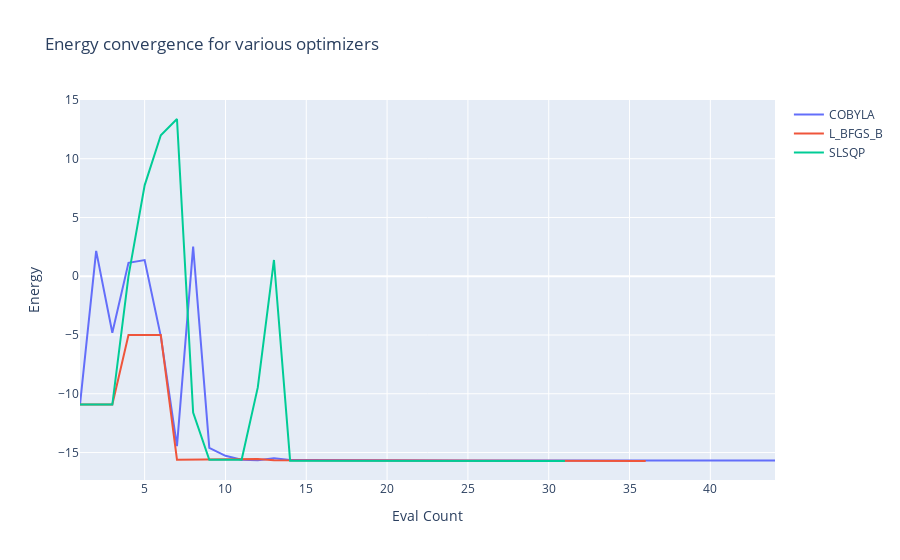

This figure's notebook cell:
### Markdown cell above
# Results Graph

### Code cell
fig = go.Figure()
for i, optimizer in enumerate(optimizers):
    fig.add_trace(go.Scatter(x=converge_cnts[i], y=converge_vals[i], name=type(optimizer).__name__))
    
fig.update_layout(title='Energy convergence for various optimizers',
                   xaxis_title='Eval Count',
                   yaxis_title='Energy')
fig.show()

### Figure 1 — Plotly figure (JSON) as saved in the notebook; plotly's stock layout.template omitted (floating-point values rounded to 4 significant figures)
{"data": [{"name": "COBYLA", "type": "scatter", "x": [1, 2, 3, 4, 5, 6, 7, 8, 9, 10, 11, 12, 13, 14, 15, 16, 17, 18, 19, 20, 21, 22, 23, 24, 25, 26, 27, 28, 29, 30, 31, 32, 33, 34, 35, 36, 37, 38, 39, 40, 41, 42, 43, 44], "y": [-10.91, 2.164, -4.802, 1.139, 1.375, -5.119, -14.46, 2.525, -14.61, -15.28, -15.61, -15.65, -15.5, -15.64, -15.64, -15.65, -15.66, -15.66, -15.66, -15.67, -15.66, -15.67, -15.67, -15.67, -15.67, -15.67, -15.67, -15.67, -15.67, -15.67, -15.67, -15.67, -15.67, -15.67, -15.67, -15.67, -15.67, -15.67, -15.67, -15.67, -15.67, -15.67, -15.67, -15.67]}, {"name": "L_BFGS_B", "type": "scatter", "x": [1, 2, 3, 4, 5, 6, 7, 8, 9, 10, 11, 12, 13, 14, 15, 16, 17, 18, 19, 20, 21, 22, 23, 24, 25, 26, 27, 28, 29, 30, 31, 32, 33, 34, 35, 36], "y": [-10.91, -10.91, -10.91, -5.007, -5.007, -5.007, -15.61, -15.61, -15.61, -15.55, -15.55, -15.55, -15.66, -15.66, -15.66, -15.7, -15.7, -15.7, -15.72, -15.72, -15.72, -15.72, -15.72, -15.72, -15.72, -15.72, -15.72, -15.72, -15.72, -15.72, -15.72, -15.72, -15.72, -15.72, -15.72, -15.72]}, {"name": "SLSQP", "type": "scatter", "x": [1, 2, 3, 4, 5, 6, 7, 8, 9, 10, 11, 12, 13, 14, 15, 16, 17, 18, 19, 20, 21, 22, 23, 24, 25, 26, 27, 28, 29, 30, 31], "y": [-10.91, -10.91, -10.91, 0.009718, 7.735, 12.0, 13.38, -11.59, -15.62, -15.62, -15.62, -9.459, 1.384, -15.69, -15.69, -15.69, -15.71, -15.71, -15.71, -15.72, -15.72, -15.72, -15.72, -15.72, -15.72, -15.72, -15.72, -15.72, -15.72, -15.72, -15.72]}], "layout": {"title": {"text": "Energy convergence for various optimizers"}, "xaxis": {"title": {"text": "Eval Count"}}, "yaxis": {"title": {"text": "Energy"}}}}
